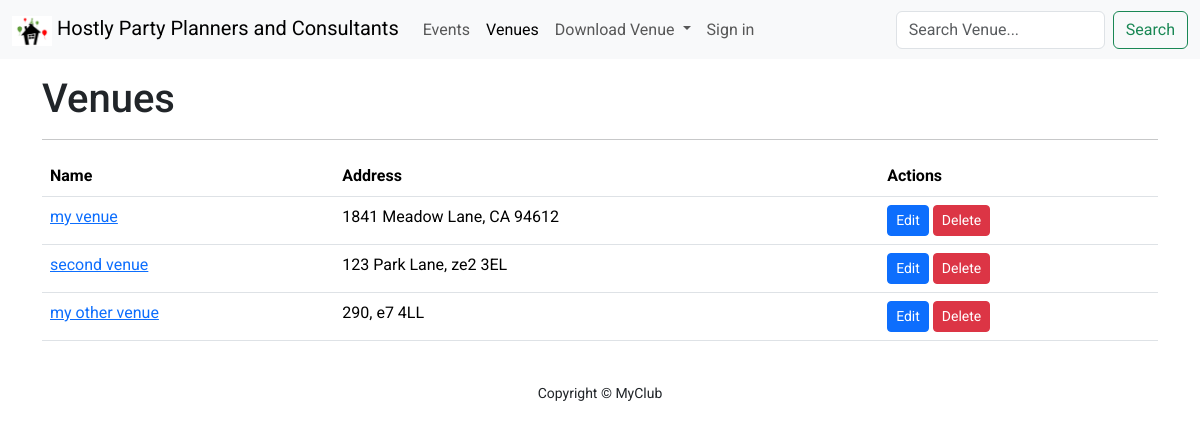
Before: /list_venues/ with the older database file.
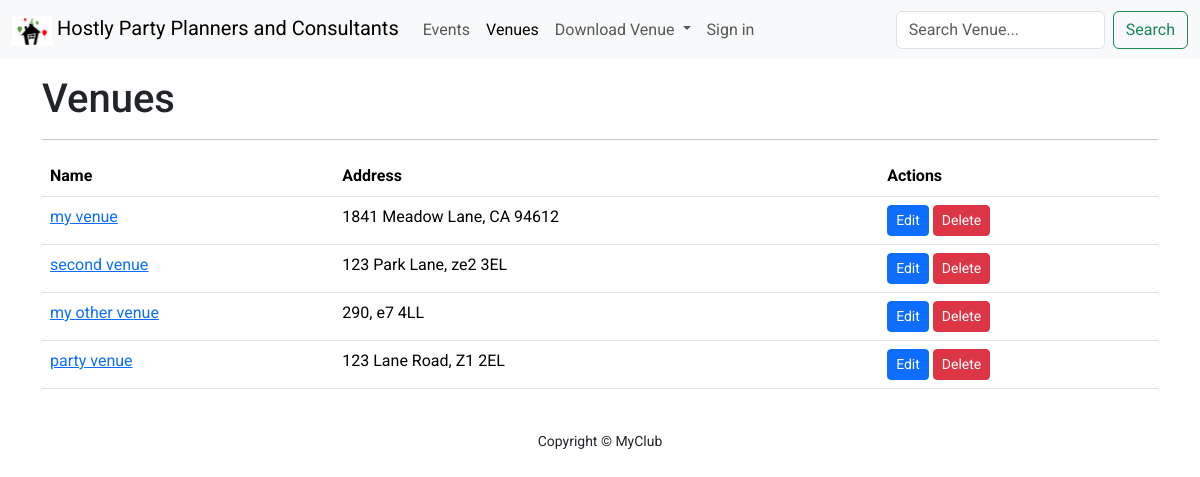
After: the same page with the newer database file.
### club_events/models.py (models this page shows)
class Venue(models.Model):
    name = models.CharField(max_length=255)
    address = models.CharField(max_length=300)
    zip_code = models.CharField(max_length=15)
    phone = models.CharField(max_length=20, blank=True, null=True)
    web = models.URLField(blank=True, null=True)
    email = models.EmailField(max_length=200, blank=True, null=True)
    image = models.ImageField(null=True, blank=True, upload_to='images/')
    def __str__(self):
        return self.name

### club_events/views.py (the view)
# urls.py: path('list_venues/', views.VenueListView.as_view(), name='list_venues'),
class VenueListView(ListView):
    model = Venue
    context_object_name = 'venues'
    template_name = 'events/venue.html'

### club_events/templates/events/venue.html (shortened to what this page needs)
{% extends 'base.html' %}
{% block content %}
    <div class="container">
        <h1>Venues</h1>
        <hr>
        <div class="table-responsive">
            <table class="table">
                <thead>
                <tr>
                    <th scope="col">Name</th>
                    <th scope="col">Address</th>
                    <th scope="col">Actions</th>
                </tr>
                </thead>
                <tbody>
                {% for venue in venues %}
                    <tr>
                        <td><a href="{% url 'show_venue' venue.id %}">{{ venue }}</a></td>
                        <td>{{ venue.address }}, {{ venue.zip_code }}</td>
                        <td>
                            <form method="post">
                                <a href="#" role="button" class="btn btn-primary btn-sm">Edit</a>
                                <button type="submit" class="btn btn-danger btn-sm">Delete</button>
                            </form>
                        </td>
                    </tr>
                {% endfor %}
                </tbody>
            </table>
        </div>
    </div>
{% endblock %}

### templates/base.html (shortened to what this page needs)
{% load static %}
<!doctype html>
<html lang="en">
<head>
    <link rel="stylesheet" href="https://cdn.jsdelivr.net/npm/flatpickr/dist/flatpickr.min.css">
    <link href="https://cdn.jsdelivr.net/npm/bootstrap@5.3.3/dist/css/bootstrap.min.css" rel="stylesheet"
>
    <link rel="stylesheet" href="{% static 'assets/style.css' %}">
</head>
<body>
{% include 'nav.html' %}
{% block messages %}
    <div class="container pt-3">
    </div>
{% endblock %}
{% block content %}
{% endblock %}
<footer id="sticky-footer" class="flex-shrink-0 py-4 float">
    <div class="container text-center">
        <small>Copyright &copy; MyClub</small>
    </div>
</footer>
</body>
</html>

### templates/nav.html (shortened to what this page needs)
{% load static %}
<nav class="navbar navbar-expand-lg bg-body-tertiary sticky-top">
    <div class="container-fluid">
        <a class="navbar-brand" href="{% url 'home' %}">
            <img src="{% static 'assets/logo.png' %}" alt="Logo" width="40" height="30"
                 class="d-inline-block align-text-top">
            Hostly Party Planners and Consultants
        </a>
        <div class="collapse navbar-collapse" id="navbarSupportedContent">
            <ul class="navbar-nav me-auto mb-2 mb-lg-0">
                <li class="nav-item">
                    <a class="nav-link {% if request.resolver_match.view_name == 'event_list' %} active{% else %}{% endif %}"
                       href="{% url 'event_list' %}">Events</a>
                </li>
                <li class="nav-item">
                    <a class="nav-link {% if request.resolver_match.view_name == 'list_venues' %} active{% endif %}"
                       {% if request.resolver_match.view_name == 'list_venues' %}aria-current="page" {% endif %}
                       href="{% url 'list_venues' %}">Venues</a>
                </li>
                <li class="nav-item dropdown">
                    <a class="nav-link dropdown-toggle" href="#" role="button" data-bs-toggle="dropdown"
                       aria-expanded="false">
                        Download Venue
                    </a>
                </li>
                {% if not user.is_authenticated %}
                    <li class="nav-item">
                        <a class="nav-link {% if request.resolver_match.view_name == 'login' %} active{% else %}{% endif %}"
                           href="{% url 'login' %}">Sign in</a>
                    </li>
                {% endif %}
            </ul>
            <form class="d-flex" role="search" action="{% url 'search_venue' %}">
                <input class="form-control me-2" type="search" placeholder="Search Venue..." aria-label="Search" name="q">
                <button class="btn btn-outline-success" type="submit">Search</button>
            </form>
        </div>
    </div>
</nav>

### club_events/static/assets/style.css (style rules this page uses)
body { font-family: "Roboto", sans-serif; font-weight: 400; font-style: normal; }

Changed rows visible on the page:
added Venue: name "party venue", address "123 Lane Road", zip_code "Z1 2EL"
